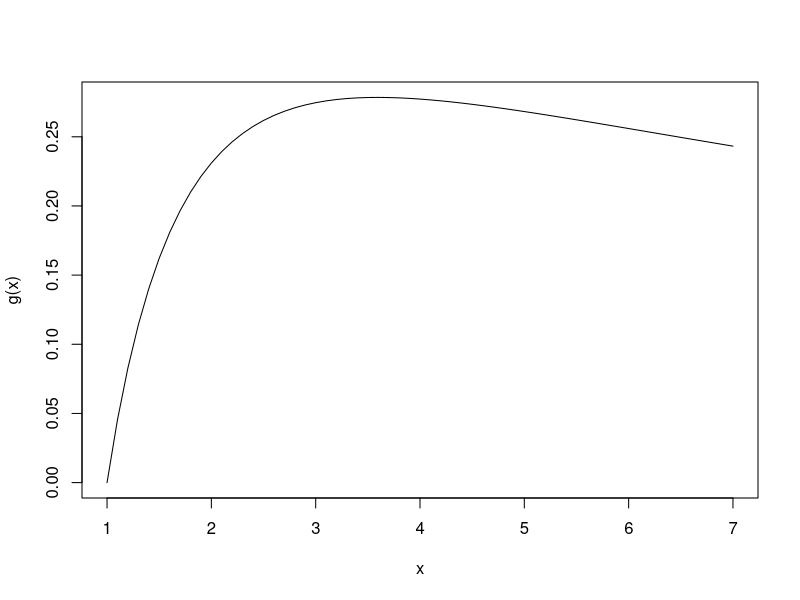

R code for this plot:
# 1. R basics

g <- function(x) {
  log(x) / (1 + x)
}
x <- seq(from = 1, to = 7, by = 0.1)

g_y <- g(x)

plot(x = x, y = g_y, type = "l", lty = 1, xlab = "x", ylab = "g(x)")
